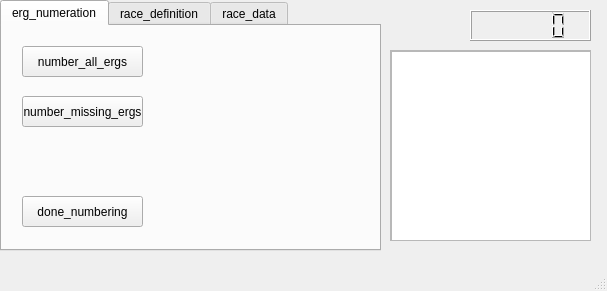
<?xml version="1.0" encoding="UTF-8"?>
<ui version="4.0">
 <class>MainWindow</class>
 <widget class="QMainWindow" name="MainWindow">
  <property name="geometry">
   <rect>
    <x>0</x>
    <y>0</y>
    <width>607</width>
    <height>291</height>
   </rect>
  </property>
  <property name="windowTitle">
   <string>MainWindow</string>
  </property>
  <widget class="QWidget" name="centralwidget">
   <widget class="QTabWidget" name="tabWidget">
    <property name="geometry">
     <rect>
      <x>0</x>
      <y>0</y>
      <width>381</width>
      <height>251</height>
     </rect>
    </property>
    <property name="currentIndex">
     <number>0</number>
    </property>
    <widget class="QWidget" name="erg_numeration">
     <attribute name="title">
      <string>erg_numeration</string>
     </attribute>
     <widget class="QPushButton" name="btn_number_all_ergs">
      <property name="geometry">
       <rect>
        <x>20</x>
        <y>20</y>
        <width>121</width>
        <height>31</height>
       </rect>
      </property>
      <property name="text">
       <string>number_all_ergs</string>
      </property>
     </widget>
     <widget class="QPushButton" name="btn_number_missing_ergs">
      <property name="geometry">
       <rect>
        <x>20</x>
        <y>70</y>
        <width>121</width>
        <height>31</height>
       </rect>
      </property>
      <property name="text">
       <string>number_missing_ergs</string>
      </property>
     </widget>
     <widget class="QPushButton" name="btn_number_done">
      <property name="geometry">
       <rect>
        <x>20</x>
        <y>170</y>
        <width>121</width>
        <height>31</height>
       </rect>
      </property>
      <property name="text">
       <string>done_numbering</string>
      </property>
     </widget>
    </widget>
    <widget class="QWidget" name="race_definition">
     <attribute name="title">
      <string>race_definition</string>
     </attribute>
     <widget class="QRadioButton" name="radioButton">
      <property name="geometry">
       <rect>
        <x>20</x>
        <y>20</y>
        <width>41</width>
        <height>17</height>
       </rect>
      </property>
      <property name="text">
       <string>1</string>
      </property>
     </widget>
     <widget class="QTextEdit" name="textEdit_2">
      <property name="geometry">
       <rect>
        <x>160</x>
        <y>10</y>
        <width>151</width>
        <height>31</height>
       </rect>
      </property>
     </widget>
    </widget>
    <widget class="QWidget" name="race_data">
     <attribute name="title">
      <string>race_data</string>
     </attribute>
    </widget>
   </widget>
   <widget class="QLCDNumber" name="lcdNumber">
    <property name="geometry">
     <rect>
      <x>470</x>
      <y>10</y>
      <width>121</width>
      <height>31</height>
     </rect>
    </property>
   </widget>
   <widget class="QScrollArea" name="scrollArea">
    <property name="geometry">
     <rect>
      <x>390</x>
      <y>50</y>
      <width>201</width>
      <height>191</height>
     </rect>
    </property>
    <property name="widgetResizable">
     <bool>true</bool>
    </property>
    <widget class="QWidget" name="scrollAreaWidgetContents">
     <property name="geometry">
      <rect>
       <x>0</x>
       <y>0</y>
       <width>199</width>
       <height>189</height>
      </rect>
     </property>
     <widget class="QTextEdit" name="textEdit">
      <property name="geometry">
       <rect>
        <x>0</x>
        <y>0</y>
        <width>201</width>
        <height>191</height>
       </rect>
      </property>
     </widget>
    </widget>
   </widget>
  </widget>
  <widget class="QMenuBar" name="menubar">
   <property name="geometry">
    <rect>
     <x>0</x>
     <y>0</y>
     <width>607</width>
     <height>21</height>
    </rect>
   </property>
  </widget>
  <widget class="QStatusBar" name="statusbar"/>
 </widget>
 <resources/>
 <connections/>
</ui>
